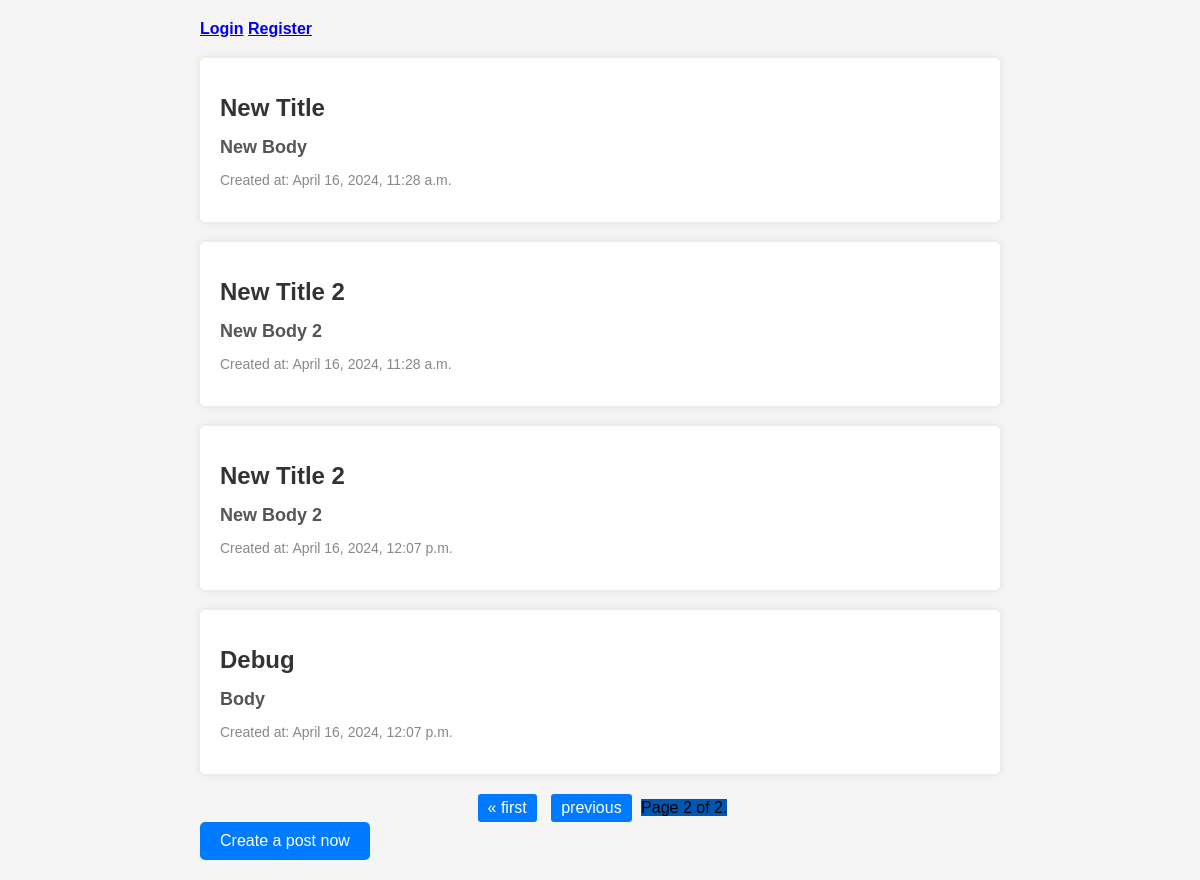
The page /home/?page=3 on the database as committed earlier.
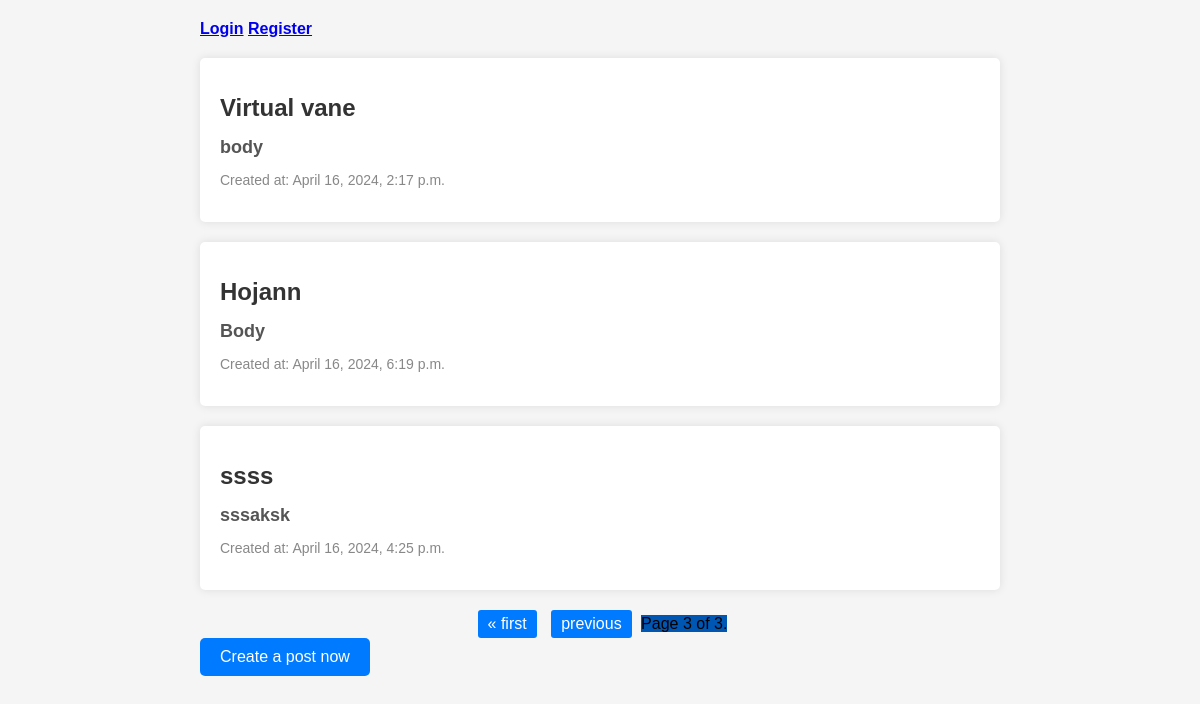
The same page on the database as committed later.
### app/models.py (models this page shows, shortened)
class Post(models.Model):
    title = models.CharField(max_length=200)
    body = models.TextField()
    created_at = models.DateTimeField(default=datetime.now())

### app/views.py (the view)
# urls.py: path('home/', views.home, name='home'),
def home(request):
    posts = Post.objects.all()
    user = request.user
    paginator = Paginator(posts, 5)  # Paginate by 5 posts per page
    page_number = request.GET.get('page')
    page_obj = paginator.get_page(page_number)
    context = {'page_obj': page_obj, 'user': user}
    return render(request, 'home.html', context)

### templates/home.html (shortened to what this page needs)
<!DOCTYPE html>
<html lang="en">
<head>
</head>
<body>
    <div class="container">
        <div class="user-info">
            {% if user.is_authenticated %}
                <p>Welcome, <b>{{ user.username }}</b></p>
                <b><a href="{% url 'logout' %}">Logout</a></b>
            {% else %}
                <b><a href="{% url 'login' %}">Login</a></b>
                <b><a href="{% url 'register' %}">Register</a></b>
            {% endif %}
        </div>
        {% for post in page_obj %}
            <div class="post">
                <h1>{{ post.title }}</h1>
                <h2>{{ post.body }}</h2>
                <p>Created at: {{ post.created_at }}</p>
            </div>
        {% endfor %}
        <div class="pagination">
            <span class="step-links">
                {% if page_obj.has_previous %}
                    <a href="?page=1">&laquo; first</a>
                    <a href="?page={{ page_obj.previous_page_number }}">previous</a>
                {% endif %}
                <span class="current">
                    Page {{ page_obj.number }} of {{ page_obj.paginator.num_pages }}.
                </span>
            </span>
        </div>
        <a href="{% url 'create-post' %}" class="create-post-button">Create a post now</a>
    </div>
</body>
</html>

### templates/home.html (style rules this page uses)
body { font-family: Arial, sans-serif; background-color: #f5f5f5; margin: 0; padding: 0; }
.container { max-width: 800px; margin: 0 auto; padding: 20px; }
.post { background-color: #fff; border-radius: 5px; margin-bottom: 20px; padding: 20px; box-shadow: 0 0 10px rgba(0, 0, 0, 0.1); }
.post h1 { font-size: 24px; margin-bottom: 10px; color: #333; }
.post h2 { font-size: 18px; margin-bottom: 10px; color: #555; }
.post p { font-size: 14px; color: #888; }
.user-info { margin-bottom: 20px; }
.create-post-button { display: inline-block; background-color: #007bff; color: #fff; padding: 10px 20px; text-decoration: none; border-radius: 5px; transition: background-color 0.3s; }
.pagination { margin-top: 20px; text-align: center; }
.pagination a { display: inline-block; margin: 0 5px; padding: 5px 10px; background-color: #007bff; color: #fff; border-radius: 3px; text-decoration: none; }
.pagination .current { background-color: #0056b3; }

Rows that differ between the two databases and show on the page:
removed Post: title "New Title", body "New Body", created_at "April 16, 2024, 11:28 a.m."
removed Post: title "New Title 2", body "New Body 2", created_at "April 16, 2024, 11:28 a.m."
removed Post: title "New Title 2", body "New Body 2", created_at "April 16, 2024, 12:07 p.m."
removed Post: title "Debug", body "Body", created_at "April 16, 2024, 12:07 p.m."
added Post: title "Virtual vane", body "body", created_at "April 16, 2024, 2:17 p.m."
added Post: title "Hojann", body "Body", created_at "April 16, 2024, 6:19 p.m."
added Post: title "ssss", body "sssaksk", created_at "April 16, 2024, 4:25 p.m."
Other text that changed with them:
{{ page_obj.number }}: "2" → "3"
{{ page_obj.paginator.num_pages }}: "2" → "3"
